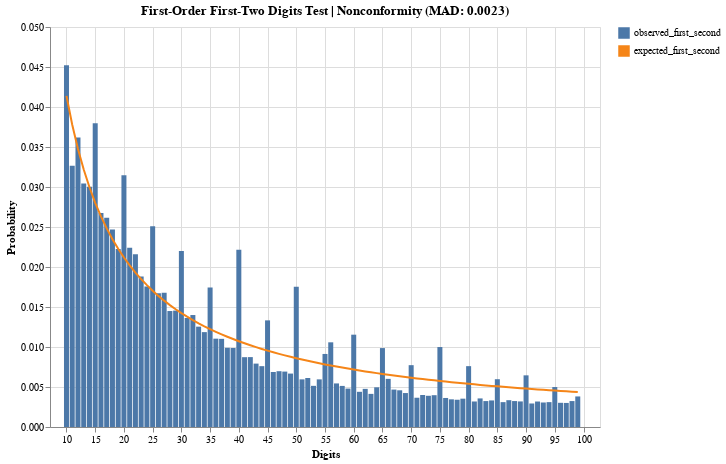

The code cell stored with this chart in its notebook:
### Code cell
mad_value = np.mean(np.abs(observed_first_second - expected_first_second))
mad_assessment = assess_mad(mad_value)

line = alt.Chart(df_first_second).mark_line().encode(
    alt.X("digits:Q", title="Digits", scale=alt.Scale(domain=[8, 102])),
    alt.Y("expected_first_second:Q").title("Probability"),
    
    alt.Color(datum='expected_first_second')
    
)

bar = alt.Chart(df_first_second).mark_bar().encode(
    alt.X("digits:Q", title="Digits", scale=alt.Scale(domain=[8, 102])),
    alt.Y("observed_first_second:Q").title("Probability"),
    alt.Color(datum='observed_first_second')
)

bar+line.properties(width=550, height=400, title=f'{title} | {mad_assessment}',)

### Figure 1 — Vega-Lite specification as saved in the notebook (floating-point values rounded to 4 significant figures)
{"config": {"view": {"continuousWidth": 300, "continuousHeight": 300}}, "layer": [{"mark": {"type": "bar"}, "encoding": {"color": {"datum": "observed_first_second"}, "x": {"field": "digits", "scale": {"domain": [8, 102]}, "title": "Digits", "type": "quantitative"}, "y": {"field": "observed_first_second", "title": "Probability", "type": "quantitative"}}}, {"mark": {"type": "line"}, "encoding": {"color": {"datum": "expected_first_second"}, "x": {"field": "digits", "scale": {"domain": [8, 102]}, "title": "Digits", "type": "quantitative"}, "y": {"field": "expected_first_second", "title": "Probability", "type": "quantitative"}}, "title": "First-Order First-Two Digits Test | Nonconformity (MAD: 0.0023)"}], "data": {"name": "data-4516a4704380a2af480342ae2422075a"}, "height": 400, "width": 550, "$schema": "https://vega.github.io/schema/vega-lite/v5.17.0.json", "datasets": {"data-4516a4704380a2af480342ae2422075a": [{"digits": 10, "observed_first_second": 0.04522, "expected_first_second": 0.04139}, {"digits": 11, "observed_first_second": 0.03266, "expected_first_second": 0.03779}, {"digits": 12, "observed_first_second": 0.03618, "expected_first_second": 0.03476}, {"digits": 13, "observed_first_second": 0.03042, "expected_first_second": 0.03218}, {"digits": 14, "observed_first_second": 0.03005, "expected_first_second": 0.02996}, {"digits": 15, "observed_first_second": 0.03796, "expected_first_second": 0.02803}, {"digits": 16, "observed_first_second": 0.02675, "expected_first_second": 0.02633}, {"digits": 17, "observed_first_second": 0.02614, "expected_first_second": 0.02482}, {"digits": 18, "observed_first_second": 0.02469, "expected_first_second": 0.02348}, {"digits": 19, "observed_first_second": 0.02224, "expected_first_second": 0.02228}, {"digits": 20, "observed_first_second": 0.03147, "expected_first_second": 0.02119}, {"digits": 21, "observed_first_second": 0.02242, "expected_first_second": 0.0202}, {"digits": 22, "observed_first_second": 0.0216, "expected_first_second": 0.01931}, {"digits": 23, "observed_first_second": 0.01881, "expected_first_second": 0.01848}, {"digits": 24, "observed_first_second": 0.01758, "expected_first_second": 0.01773}, {"digits": 25, "observed_first_second": 0.02509, "expected_first_second": 0.01703}, {"digits": 26, "observed_first_second": 0.01673, "expected_first_second": 0.01639}, {"digits": 27, "observed_first_second": 0.01678, "expected_first_second": 0.01579}, {"digits": 28, "observed_first_second": 0.0145, "expected_first_second": 0.01524}, {"digits": 29, "observed_first_second": 0.01455, "expected_first_second": 0.01472}, {"digits": 30, "observed_first_second": 0.022, "expected_first_second": 0.01424}, {"digits": 31, "observed_first_second": 0.01363, "expected_first_second": 0.01379}, {"digits": 32, "observed_first_second": 0.014, "expected_first_second": 0.01336}, {"digits": 33, "observed_first_second": 0.01254, "expected_first_second": 0.01296}, {"digits": 34, "observed_first_second": 0.01186, "expected_first_second": 0.01259}, {"digits": 35, "observed_first_second": 0.01743, "expected_first_second": 0.01223}, {"digits": 36, "observed_first_second": 0.01104, "expected_first_second": 0.0119}, {"digits": 37, "observed_first_second": 0.01102, "expected_first_second": 0.01158}, {"digits": 38, "observed_first_second": 0.009899, "expected_first_second": 0.01128}, {"digits": 39, "observed_first_second": 0.009878, "expected_first_second": 0.011}, {"digits": 40, "observed_first_second": 0.02215, "expected_first_second": 0.01072}, {"digits": 41, "observed_first_second": 0.008727, "expected_first_second": 0.01047}, {"digits": 42, "observed_first_second": 0.008736, "expected_first_second": 0.01022}, {"digits": 43, "observed_first_second": 0.007924, "expected_first_second": 0.009984}, {"digits": 44, "observed_first_second": 0.007605, "expected_first_second": 0.00976}, {"digits": 45, "observed_first_second": 0.01333, "expected_first_second": 0.009545}, {"digits": 46, "observed_first_second": 0.006878, "expected_first_second": 0.00934}, {"digits": 47, "observed_first_second": 0.006976, "expected_first_second": 0.009143}, {"digits": 48, "observed_first_second": 0.006926, "expected_first_second": 0.008955}, {"digits": 49, "observed_first_second": 0.006678, "expected_first_second": 0.008774}, {"digits": 50, "observed_first_second": 0.01752, "expected_first_second": 0.0086}, {"digits": 51, "observed_first_second": 0.005955, "expected_first_second": 0.008433}, {"digits": 52, "observed_first_second": 0.006123, "expected_first_second": 0.008273}, {"digits": 53, "observed_first_second": 0.005145, "expected_first_second": 0.008118}, {"digits": 54, "observed_first_second": 0.005953, "expected_first_second": 0.007969}, {"digits": 55, "observed_first_second": 0.009132, "expected_first_second": 0.007825}, {"digits": 56, "observed_first_second": 0.01058, "expected_first_second": 0.007687}, {"digits": 57, "observed_first_second": 0.005446, "expected_first_second": 0.007553}, {"digits": 58, "observed_first_second": 0.005137, "expected_first_second": 0.007424}, {"digits": 59, "observed_first_second": 0.0048, "expected_first_second": 0.007299}, {"digits": 60, "observed_first_second": 0.01154, "expected_first_second": 0.007179}, {"digits": 61, "observed_first_second": 0.004399, "expected_first_second": 0.007062}, {"digits": 62, "observed_first_second": 0.004767, "expected_first_second": 0.006949}, {"digits": 63, "observed_first_second": 0.00414, "expected_first_second": 0.006839}, {"digits": 64, "observed_first_second": 0.004962, "expected_first_second": 0.006733}, {"digits": 65, "observed_first_second": 0.009865, "expected_first_second": 0.006631}, {"digits": 66, "observed_first_second": 0.006018, "expected_first_second": 0.006531}, {"digits": 67, "observed_first_second": 0.004677, "expected_first_second": 0.006434}, {"digits": 68, "observed_first_second": 0.004588, "expected_first_second": 0.00634}, {"digits": 69, "observed_first_second": 0.004245, "expected_first_second": 0.006249}, {"digits": 70, "observed_first_second": 0.007728, "expected_first_second": 0.00616}, {"digits": 71, "observed_first_second": 0.003658, "expected_first_second": 0.006074}, {"digits": 72, "observed_first_second": 0.003997, "expected_first_second": 0.00599}, {"digits": 73, "observed_first_second": 0.003903, "expected_first_second": 0.005909}, {"digits": 74, "observed_first_second": 0.003976, "expected_first_second": 0.00583}, {"digits": 75, "observed_first_second": 0.009995, "expected_first_second": 0.005752}, {"digits": 76, "observed_first_second": 0.003629, "expected_first_second": 0.005677}, {"digits": 77, "observed_first_second": 0.003459, "expected_first_second": 0.005604}, {"digits": 78, "observed_first_second": 0.003407, "expected_first_second": 0.005532}, {"digits": 79, "observed_first_second": 0.003542, "expected_first_second": 0.005463}, {"digits": 80, "observed_first_second": 0.007606, "expected_first_second": 0.005395}, {"digits": 81, "observed_first_second": 0.00319, "expected_first_second": 0.005329}, {"digits": 82, "observed_first_second": 0.003573, "expected_first_second": 0.005264}, {"digits": 83, "observed_first_second": 0.00324, "expected_first_second": 0.005201}, {"digits": 84, "observed_first_second": 0.00332, "expected_first_second": 0.00514}, {"digits": 85, "observed_first_second": 0.005973, "expected_first_second": 0.00508}, {"digits": 86, "observed_first_second": 0.003108, "expected_first_second": 0.005021}, {"digits": 87, "observed_first_second": 0.00335, "expected_first_second": 0.004963}, {"digits": 88, "observed_first_second": 0.003242, "expected_first_second": 0.004907}, {"digits": 89, "observed_first_second": 0.003196, "expected_first_second": 0.004853}, {"digits": 90, "observed_first_second": 0.006457, "expected_first_second": 0.004799}, {"digits": 91, "observed_first_second": 0.00294, "expected_first_second": 0.004746}, {"digits": 92, "observed_first_second": 0.003186, "expected_first_second": 0.004695}, {"digits": 93, "observed_first_second": 0.003063, "expected_first_second": 0.004645}, {"digits": 94, "observed_first_second": 0.003109, "expected_first_second": 0.004596}, {"digits": 95, "observed_first_second": 0.004993, "expected_first_second": 0.004548}, {"digits": 96, "observed_first_second": 0.003024, "expected_first_second": 0.004501}, {"digits": 97, "observed_first_second": 0.003007, "expected_first_second": 0.004454}, {"digits": 98, "observed_first_second": 0.003241, "expected_first_second": 0.004409}, {"digits": 99, "observed_first_second": 0.003819, "expected_first_second": 0.004365}]}}
